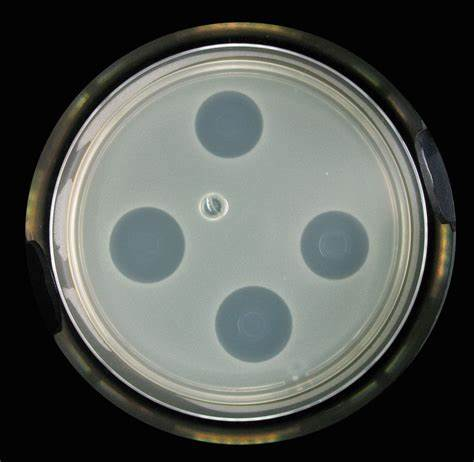
#> input picture opencv-circle-detection/test_images/OIP-C.jpg, 474 x 462 px
$ python tune_blob_local.py   (older library calls are emulated)
#> lines starting #> are read from the running program, lines starting #| are printed output that depends on the picture
### opencv-circle-detection/core/detector.py
import cv2
import numpy as np
import math
import os
import uuid
from typing import List, Optional, Tuple, Dict
from enum import Enum
from .models import Colony, PetriDish  # Assuming models.py defines these dataclasses
from .processor import ImageProcessor, ImageQuality
from utils.logger import get_logger
from utils.config import Config

CFG = Config.default()

logger = get_logger(__name__)


class DetectionMode(Enum):
    SINGLE_SUBSTANCE = 1
    MULTIPLE_SUBSTANCES = 2
    UNKNOWN = 0


class SubstanceType(Enum):
    FILTER_PAPER = 1
    HOLE = 2
    UNKNOWN = 0


class CircleDetector:
    """圆形检测器类，用于检测培养皿、抑菌物质（滤纸片/孔洞）和抑菌圈"""

    def __init__(self, plate_diameter_mm: float = 90.0,
                 filter_paper_diameter_mm: float = 6.0,
                 hole_diameter_mm: float = 6.0):
        self.plate_diameter_mm = plate_diameter_mm
        self.filter_paper_diameter_mm = filter_paper_diameter_mm
        self.hole_diameter_mm = hole_diameter_mm
        self.processor = ImageProcessor()
        self.px_per_mm = None  # 像素/毫米比例
        self.detection_mode = DetectionMode.UNKNOWN
        self.substance_type = SubstanceType.UNKNOWN
        self.detected_substances: List[Colony] = []

    def detect_petri_dishes(self, image: np.ndarray) -> List[PetriDish]:
        """检测培养皿并进行尺寸标定"""
        logger.info("开始检测培养皿")
        self.px_per_mm = None  # Reset px_per_mm for each new image processing

        # 预处理
        gray = cv2.cvtColor(image, cv2.COLOR_BGR2GRAY)
        # 高斯模糊
        blurred = cv2.GaussianBlur(gray, (9, 9), 2)
        processed = self.processor.preprocess(blurred)

        params = {
            'dp': 1,
            'minDist': 400,
            'param1': 50,
            'param2': 35,
            'minRadius': int(image.shape[0] / 3),
            'maxRadius': int(image.shape[0] / 1.8)
        }

        # 培养皿检测
        circles = cv2.HoughCircles(
            processed,
            cv2.HOUGH_GRADIENT,
            **params
        )

        plates = []
        if circles is not None:
            circles = np.uint16(np.around(circles))
            for x, y, r in circles[0, :]:
                # 验证圆的有效性
                if self._validate_dish_circle(processed, (x, y), r):
                    plates.append(PetriDish(
                        center=(int(x), int(y)),
                        radius=int(r),
                        diameter_mm=self.plate_diameter_mm
                    ))
                    # 更新像素比例
                    self.px_per_mm = r * 2 / self.plate_diameter_mm
                    logger.info(f"标定比例: {self.px_per_mm:.2f}px/mm")

        logger.info(f"检测到 {len(plates)} 个培养皿")
        return plates

    # [451 lines left out: functions analyze_dish_contents, _detect_substances_by_type, _detect_holes_by_adaptive_threshold, _is_dark_background, _detect_holes_by_blob, _is_specular_spot and 1 more, not called in this run]

    def detect_filter_papers(self, image: np.ndarray, dish: PetriDish) -> List[Colony]:
        logger.warning("detect_filter_papers 已被 _detect_substances_by_type 取代。")
        return self._detect_substances_by_type(image, dish, SubstanceType.FILTER_PAPER)

    def detect_holes(self, image: np.ndarray, dish: PetriDish) -> List[Colony]:
        logger.warning("detect_holes 已被 _detect_substances_by_type 取代。")
        return self._detect_substances_by_type(image, dish, SubstanceType.HOLE)

    # [214 lines left out: functions detect_inhibition_zones, _detect_primary_zone, _get_roi_with_offset, not called in this run]

    def _get_roi(self, image: np.ndarray, x: int, y: int, radius: int) -> Optional[np.ndarray]:
        roi, _, _ = self._get_roi_with_offset(image, x, y, radius)
        return roi

    # [319 lines left out: functions _validate_dish_circle, _create_circle_contour, process_image_pipeline, not called in this run]

    _process_image_pipeline_impl = process_image_pipeline

    # [78 lines left out: functions _is_specular_spot, _validate_roi_brightness, not called in this run]

    def detect_filter_papers(self, image: np.ndarray, dish: PetriDish) -> List[Colony]:
        logger.warning("detect_filter_papers 已被 _detect_substances_by_type 取代。")
        return self._detect_substances_by_type(image, dish, SubstanceType.FILTER_PAPER)

    def detect_holes(self, image: np.ndarray, dish: PetriDish) -> List[Colony]:
        logger.warning("detect_holes 已被 _detect_substances_by_type 取代。")
        return self._detect_substances_by_type(image, dish, SubstanceType.HOLE)

    # [157 lines left out: functions detect_inhibition_zones, _detect_primary_zone, not called in this run]

    def _get_roi_with_offset(self, image: np.ndarray, center_x: int, center_y: int, radius: int) -> Tuple[Optional[np.ndarray], int, int]:
        """获取感兴趣区域 (ROI) 及其在原图中的左上角偏移量"""
        h, w = image.shape[:2]
        x1 = max(0, center_x - radius)
        y1 = max(0, center_y - radius)
        x2 = min(w, center_x + radius)
        y2 = min(h, center_y + radius)

        if x2 <= x1 or y2 <= y1:
            return None, 0, 0

        return image[y1:y2, x1:x2], x1, y1

    # [4 lines left out: function _get_roi, not called in this run]

    def _validate_dish_circle(self, image: np.ndarray, center: Tuple[int, int],
                            radius: int) -> bool:
        """验证培养皿圆的有效性"""
        # 确保半径至少为1
        radius = max(1, radius)
        mask = np.zeros_like(image)
        cv2.circle(mask, center, radius, 255, 2) # 检查边缘
        edge_pixels = cv2.bitwise_and(image, mask)

        if edge_pixels[edge_pixels > 0].size == 0: return False # 没有边缘像素
        mean_value = np.mean(edge_pixels[edge_pixels > 0])
        # logger.debug(f"Dish validation: center={center}, R={radius}, edge_mean={mean_value}")
        return mean_value > 30 # 培养皿边缘的平均像素值阈值 (可调)

    # _validate_paper_circle is replaced by _validate_roi_brightness

    # [12 lines left out: function _create_circle_contour, not called in this run]

    def process_image_pipeline(self, image: np.ndarray) -> Tuple[Optional[np.ndarray], List[Dict], Dict]:
        return self._process_image_pipeline_impl(image)

### opencv-circle-detection/core/processor.py
import cv2
import numpy as np
from typing import Tuple, Optional, Dict
from dataclasses import dataclass
from utils.logger import get_logger

logger = get_logger(__name__)

@dataclass
class ImageQuality:
    """图像质量评估结果"""
    brightness: float
    contrast: float
    noise_level: float
    blur_level: float
    score: float

class ImageProcessor:
    """图像处理类，提供各种图像增强和预处理功能"""

    def __init__(self):
        # 预处理参数
        self.gaussian_kernel_size = (9, 9)
        self.gaussian_sigma = 2.0
        self.clahe_clip_limit = 2.0
        self.clahe_grid_size = (8, 8)

    def preprocess(self, image: np.ndarray) -> np.ndarray:
        """图像预处理管线"""
        logger.info("开始图像预处理")
        # 转换为灰度图
        if len(image.shape) > 2:
            gray = cv2.cvtColor(image, cv2.COLOR_BGR2GRAY)
        else:
            gray = image.copy()

        # 高斯去噪
        denoised = cv2.GaussianBlur(gray, self.gaussian_kernel_size, self.gaussian_sigma)

        # CLAHE对比度增强
        clahe = cv2.createCLAHE(
            clipLimit=self.clahe_clip_limit,
            tileGridSize=self.clahe_grid_size
        )
        enhanced = clahe.apply(denoised)

        logger.info("预处理完成")
        return enhanced

    # [203 lines left out: functions preprocess_for_hole, enhance_details, remove_background, denoise, enhance_contrast, evaluate_quality and 4 more, not called in this run]

### opencv-circle-detection/utils/config.py
from dataclasses import dataclass
from typing import Tuple, Dict

@dataclass
class DetectionConfig:
    """检测相关配置"""
    # 培养皿检测参数
    plate_min_radius_ratio: float = 1/3  # 培养皿最小半径与图像高度的比例
    plate_max_radius_ratio: float = 1/1.8  # 培养皿最大半径与图像高度的比例
    plate_detection_params: Dict = None

    def __post_init__(self):
        self.plate_detection_params = {
            'dp': 1,  # 累加器分辨率
            'minDist': 400,  # 最小圆心距离
            'param1': 50,  # Canny边缘检测高阈值
            'param2': 35,  # 累加器阈值
        }

@dataclass
class ColonyConfig:
    """菌落检测相关配置"""
    # 菌落尺寸限制
    min_radius_ratio: float = 0.03  # 最小半径与培养皿半径的比例
    max_radius_ratio: float = 0.15  # 最大半径与培养皿半径的比例

    # 形状过滤参数
    min_circularity: float = 0.7  # 最小圆形度
    min_compactness: float = 0.8  # 最小紧凑度
    min_aspect_ratio: float = 0.8  # 最小长宽比

    # 位置限制
    max_distance_ratio: float = 0.9  # 到培养皿中心的最大距离与培养皿半径的比例
    # Hough 默认搜索参数（若 px/mm 可用，会基于直径换算）
    hough_dp: float = 1.2
    hough_minDist_factor: float = 1.8  # 与预期半径的乘子来作为 minDist
    # 对于未标定情况的像素范围回退
    fallback_min_radius_px: int = 8
    fallback_max_radius_px: int = 40

@dataclass
class InhibitionZoneConfig:
    """抑菌圈检测相关配置"""
    # 标准滤纸片尺寸（毫米）
    filter_paper_diameter_mm: float = 6.0
    # 主抑菌圈半径至少应是滤纸或孔洞半径的多少倍 / 像素下限
    primary_zone_min_ratio: float = 1.6
    primary_zone_min_radius_px: int = 16

    # 搜索范围
    max_radius_multiplier: float = 5.0  # 相对于菌落半径的最大搜索半径倍数
    max_plate_radius_ratio: float = 0.8  # 最大不超过培养皿半径的比例

    # 阈值参数
    primary_zone_thresholds: Dict[str, int] = None  # 主抑菌圈阈值
    secondary_zone_thresholds: Dict[str, int] = None  # 次级抑菌圈阈值

    def __post_init__(self):
        self.primary_zone_thresholds = {
            'low': 40,
            'high': 180
        }
        self.secondary_zone_thresholds = {
            'low': 70,
            'high': 150
        }
        # Hough/验证的默认值针对滤纸片和孔洞
        self.default_for_filter_paper = {
            'hough_param1': 60,
            'hough_param2': 28,
            'brightness_threshold': 120,
            'max_std_dev': 25.0,
            'radius_factor_min': 0.85,
            'radius_factor_max': 1.15
        }
        self.default_for_hole = {
            'hough_param1': 40,
            'hough_param2': 12,
            'brightness_threshold': 90,
            'max_std_dev': 35.0,
            'radius_factor_min': 0.8,
            'radius_factor_max': 1.2
        }

@dataclass
class ImageProcessingConfig:
    """图像处理相关配置"""
    # 预处理参数
    gaussian_blur_kernel: Tuple[int, int] = (9, 9)
    gaussian_blur_sigma: float = 2.0

    # CLAHE参数
    clahe_clip_limit: float = 2.0
    clahe_grid_size: Tuple[int, int] = (8, 8)

    # 形态学处理参数
    morph_kernel_small: Tuple[int, int] = (3, 3)
    morph_kernel_large: Tuple[int, int] = (5, 5)
    # 顶帽／闭运算内核，用于增强微弱边缘
    tophat_kernel: Tuple[int, int] = (15, 15)

@dataclass
class VisualizationConfig:
    """可视化相关配置"""
    # 颜色配置 (B, G, R)
    plate_color: Tuple[int, int, int] = (0, 255, 0)  # 绿色
    colony_color: Tuple[int, int, int] = (0, 0, 255)  # 红色
    contour_color: Tuple[int, int, int] = (255, 0, 0)  # 蓝色
    primary_zone_color: Tuple[int, int, int] = (255, 255, 0)  # 青色
    secondary_zone_color: Tuple[int, int, int] = (0, 255, 255)  # 黄色
    overlap_zone_color: Tuple[int, int, int] = (255, 0, 255)  # 粉色

    # 线条宽度
    plate_thickness: int = 2
    colony_thickness: int = 2
    contour_thickness: int = 1
    zone_thickness: int = 2

class Config:
    """全局配置类"""
    def __init__(self):
        self.detection = DetectionConfig()
        self.colony = ColonyConfig()
        self.inhibition_zone = InhibitionZoneConfig()
        self.image_processing = ImageProcessingConfig()
        self.visualization = VisualizationConfig()
        # Tuned profiles for special cases
        self.profiles = {
            'dark_blob': {
                'tophat_kernel': (7, 7),
                'clahe_clip': 1.0,
                'minArea': 20,
                'maxArea': 4000,
                'minCircularity': 0.12,
                'minInertiaRatio': 0.05
            }
        }

    @classmethod
    def default(cls) -> 'Config':
        """返回默认配置"""
        return cls()

### opencv-circle-detection/utils/logger.py
import logging
import sys
from pathlib import Path
from logging.handlers import RotatingFileHandler

def setup_logger():
    """初始化日志系统"""
    if logging.getLogger().handlers:
        return  # 已经初始化过，直接返回

    # 创建日志目录
    log_dir = Path(__file__).parent.parent / 'logs'
    log_dir.mkdir(exist_ok=True)

    # 配置日志格式
    log_format = logging.Formatter(
        '%(asctime)s [%(levelname)s] %(name)s: %(message)s',
        datefmt='%Y-%m-%d %H:%M:%S'
    )

    # 创建文件处理器
    file_handler = RotatingFileHandler(
        log_dir / 'app.log',
        maxBytes=10*1024*1024,  # 10MB
        backupCount=5,
        encoding='utf-8'
    )
    file_handler.setFormatter(log_format)
    file_handler.setLevel(logging.DEBUG)

    # 创建控制台处理器
    console_handler = logging.StreamHandler(sys.stdout)
    console_handler.setFormatter(log_format)
    console_handler.setLevel(logging.INFO)

    # 配置根日志记录器
    root_logger = logging.getLogger()
    root_logger.setLevel(logging.DEBUG)
    root_logger.addHandler(file_handler)
    root_logger.addHandler(console_handler)

def get_logger(name: str) -> logging.Logger:
    """获取指定名称的日志记录器"""
    setup_logger()  # 确保日志系统已初始化
    logger = logging.getLogger(name)
    logger.setLevel(logging.DEBUG)
    return logger

# 初始化默认日志记录器
default_logger = get_logger("opencv-circle-detection")

### opencv-circle-detection/tools/tune_blob_local.py
"""Local tuning script for dark_blob parameters on OIP-C image.
This is temporary and intended to be run from the repository root.
"""
import os
import sys
import cv2
import numpy as np
# ensure repo root is on path so core/ and utils/ can be imported
ROOT = os.path.dirname(os.path.dirname(__file__))
if ROOT not in sys.path:
    sys.path.insert(0, ROOT)
from core.detector import CircleDetector
from utils.config import Config

IMG = os.path.join(ROOT, 'test_images', 'OIP-C.jpg')

cfg = Config.default()
cd = CircleDetector()

img = cv2.imread(IMG)
#> img is the input picture: shape (462, 474, 3); mean B, G, R 81.8, 86, 82.2
if img is None:
    print('Failed to load', IMG)
    raise SystemExit(1)

# detect dish to get px_per_mm and center
dishes = cd.detect_petri_dishes(img)
#> in detect_petri_dishes, `blurred = cv2.GaussianBlur(gray, (9, 9), 2)`:
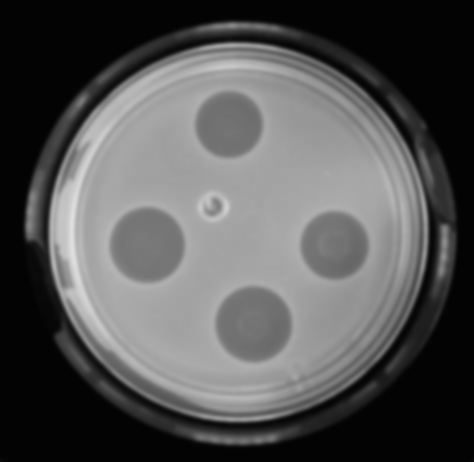
#> blurred: shape (462, 474); min 2, max 223, mean 84.4
#> in preprocess, `enhanced = clahe.apply(denoised)`:
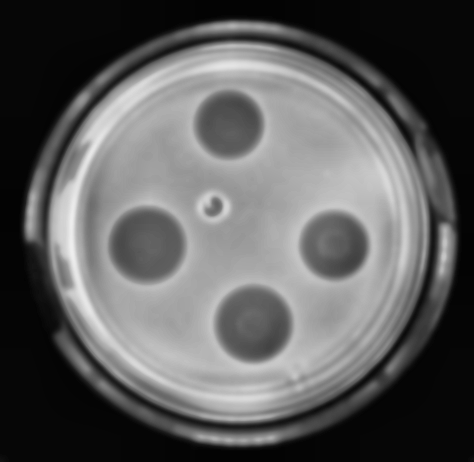
#> enhanced: shape (462, 474); min 2, max 238, mean 92.6
#> in detect_petri_dishes, `circles = cv2.HoughCircles( processed, cv2.HOUGH_GRADIENT, **params )`: circles = [[239.5, 231.5, 191.1]]
#> in detect_petri_dishes, `circles = np.uint16(np.around(circles))`: circles = [[240, 232, 191]]
#> the loop in detect_petri_dishes, `for x, y, r in circles[0, :]:` made 1 pass
#> (x, y, r, radius in _validate_dish_circle, mean_value in _validate_dish_circle, self.px_per_mm) on pass 1: (240, 232, 191, 191, 75.1, 4.24)
#> (printed output is left out)
#> pass 1, in _validate_dish_circle, `edge_pixels = cv2.bitwise_and(image, mask)`:
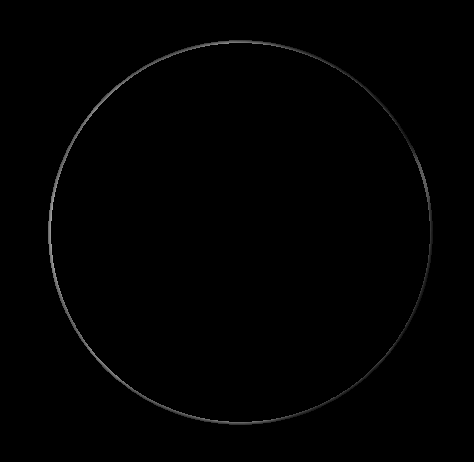
#> edge_pixels: shape (462, 474); min 0, max 161, mean 1.2
#> after the loop in detect_petri_dishes, `for x, y, r in circles[0, :]:`: plates = 1 item
#| 2026-11-20 12:21:55 [INFO] core.detector: 检测到 1 个培养皿
#> dishes = 1 item
if not dishes:
    print('No dishes found')
    raise SystemExit(1)

dish = dishes[0]
cd.px_per_mm = cd.px_per_mm or 4.0

# use a virtual substance at dish center if none detected
# create simple ROI around dish center
cx, cy = dish.center
#> cx = 240; cy = 232
roi_r = int(min(dish.radius * 0.6, 200))
#> roi_r = 114
roi, ox, oy = cd._get_roi_with_offset(cv2.cvtColor(img, cv2.COLOR_BGR2GRAY), cx, cy, roi_r)
#> in _get_roi_with_offset, `x1 = max(0, center_x - radius)`: x1 = 126
#> in _get_roi_with_offset, `y1 = max(0, center_y - radius)`: y1 = 118
#> in _get_roi_with_offset, `x2 = min(w, center_x + radius)`: x2 = 354
#> in _get_roi_with_offset, `y2 = min(h, center_y + radius)`: y2 = 346
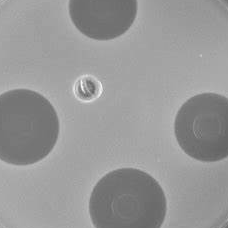
#> roi: shape (228, 228); min 97, max 246, mean 151.5
#> ox = 126; oy = 118

param_grid = []
for tk in [(9,9),(15,15)]:
    for clahe in [1.0, 1.5, 2.0]:
        for minA in [30,50,80]:
            for minCirc in [0.15, 0.2, 0.25]:
                param_grid.append({'tophat_kernel': tk, 'clahe_clip': clahe, 'minArea': minA, 'minCircularity': minCirc})

results = []
for p in param_grid:
    # write profile temporarily to CFG
    cfg.profiles['dark_blob'] = p
    cd.processor = cd.processor  # ensure processor exists
    # call blob evidence assuming candidate center at center
#> (the run stopped early here; a loop or call above may not have finished)

$ run again, with opencv-circle-detection/test_images/R-C.jpg copied over opencv-circle-detection/test_images/OIP-C.jpg
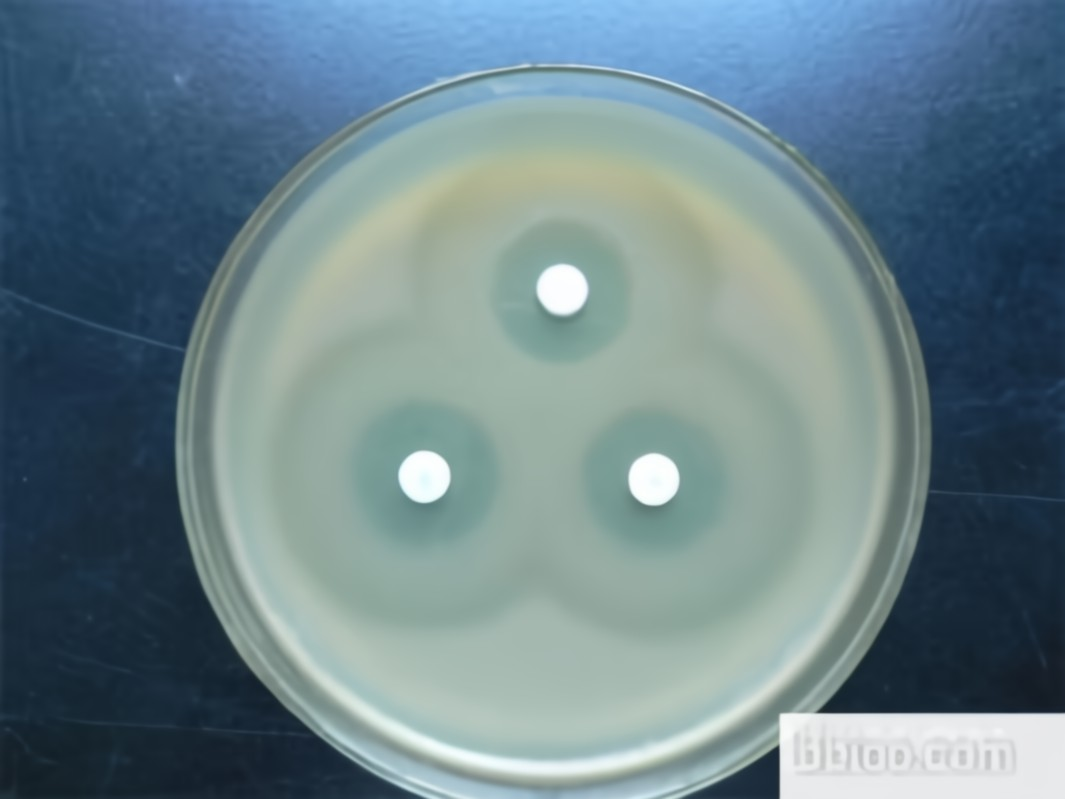
#> input picture opencv-circle-detection/test_images/R-C.jpg, 1065 x 799 px
#> img is the input picture: shape (799, 1065, 3); mean B, G, R 138.3, 130.5, 107
#> in detect_petri_dishes, `circles = cv2.HoughCircles( processed, cv2.HOUGH_GRADIENT, **params )`: circles = [[552.5, 441.5, 375.6]]
#> in detect_petri_dishes, `circles = np.uint16(np.around(circles))`: circles = [[552, 442, 376]]
#> the loop in detect_petri_dishes, `for x, y, r in circles[0, :]:` made 1 pass
#> (x, y, r, radius in _validate_dish_circle, mean_value in _validate_dish_circle, self.px_per_mm) on pass 1: (552, 442, 376, 376, 113, 8.36)
#> (printed output is left out)
#> pass 1, in _validate_dish_circle, `edge_pixels = cv2.bitwise_and(image, mask)`:
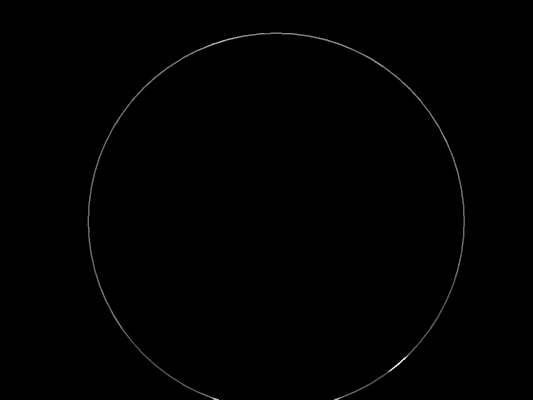
#> edge_pixels: shape (799, 1065) (shown at 1/2 size); min 0, max 253, mean 0.8
#> after the loop in detect_petri_dishes, `for x, y, r in circles[0, :]:`: plates = 1 item
#| 2026-11-20 12:21:55 [INFO] core.detector: 检测到 1 个培养皿
#> cx = 552; cy = 442
#> roi_r = 200
#> x1 = 352
#> y1 = 242
#> x2 = 752
#> y2 = 642
#> `roi, ox, oy = cd._get_roi_with_offset(cv2.cvtColor(img, cv2.COLOR_BGR2..`:
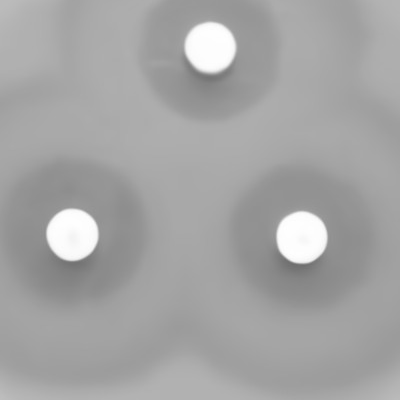
#> roi: shape (400, 400); min 109, max 255, mean 164.2
#> ox = 352; oy = 242

$ run again, with opencv-circle-detection/test_images/v2-e0e2a236d39eb3f3abd278899e3c5a8b_b.png saved as opencv-circle-detection/test_images/OIP-C.jpg
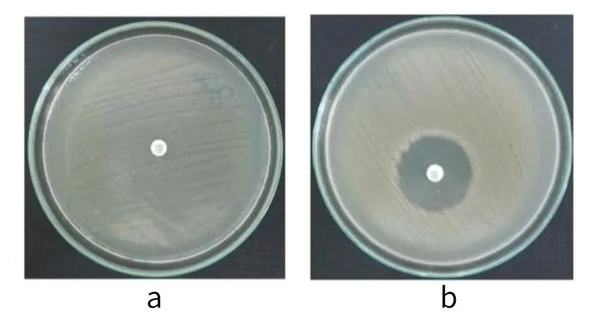
#> input picture opencv-circle-detection/test_images/v2-e0e2a236d39eb3f3abd278899e3c5a8b_b.png, 600 x 320 px
#> img is the input picture: shape (320, 600, 3); mean B, G, R 165.5, 168.6, 162.8
#> in detect_petri_dishes, `circles = cv2.HoughCircles( processed, cv2.HOUGH_GRADIENT, **params )`: circles = [[442.5, 146.5, 112]]
#> in detect_petri_dishes, `circles = np.uint16(np.around(circles))`: circles = [[442, 146, 112]]
#> the loop in detect_petri_dishes, `for x, y, r in circles[0, :]:` made 1 pass
#> (x, y, r, radius in _validate_dish_circle, mean_value in _validate_dish_circle, self.px_per_mm) on pass 1: (442, 146, 112, 112, 179.4, 2.49)
#> (printed output is left out)
#> pass 1, in _validate_dish_circle, `edge_pixels = cv2.bitwise_and(image, mask)`:
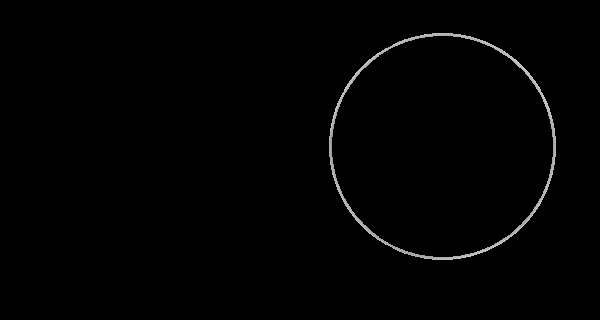
#> edge_pixels: shape (320, 600); min 0, max 204, mean 2
#> after the loop in detect_petri_dishes, `for x, y, r in circles[0, :]:`: plates = 1 item
#| 2026-11-20 12:21:56 [INFO] core.detector: 检测到 1 个培养皿
#> cx = 442; cy = 146
#> roi_r = 67
#> x1 = 375
#> y1 = 79
#> x2 = 509
#> y2 = 213
#> `roi, ox, oy = cd._get_roi_with_offset(cv2.cvtColor(img, cv2.COLOR_BGR2..`:
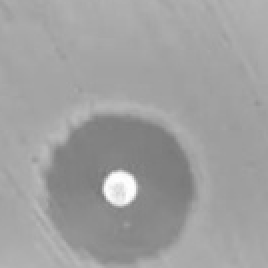
#> roi: shape (134, 134) (shown 2 times larger); min 119, max 254, mean 159.7
#> ox = 375; oy = 79
